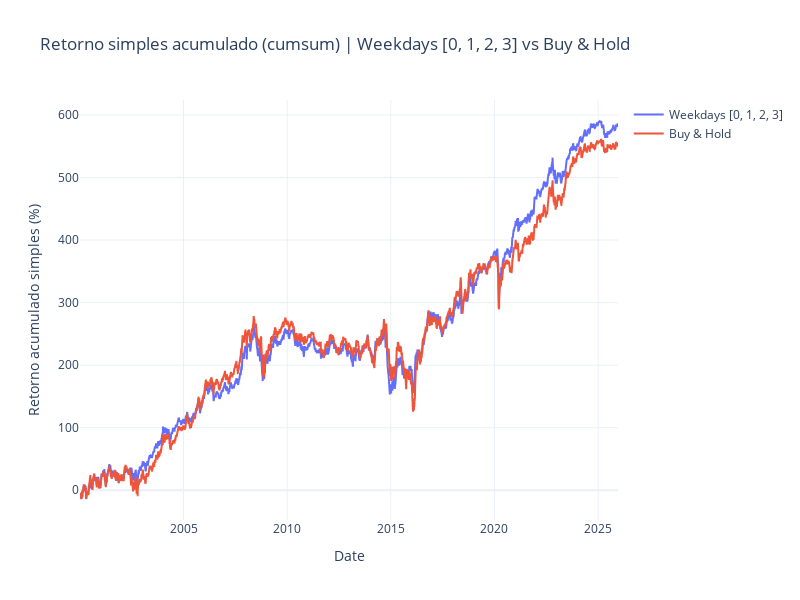

Notebook code cell kept with this figure:
### Code cell
# =========================
# DIAS DA SEMANA
# =========================
weekdays_selected = [0, 1, 2, 3,]

df_plot = df.copy()
df_plot = df_plot.dropna(subset=["ret"])

# Retorno filtrado por weekday
df_plot["ret_filtered"] = np.where(
    df_plot["weekday"].isin(weekdays_selected),
    df_plot["ret"],
    0
)

# Retorno simples acumulado (cumsum)
df_plot["cum_filtered"] = df_plot["ret_filtered"].cumsum()
df_plot["cum_bh"] = df_plot["ret"].cumsum()

fig = go.Figure()

# Estratégia filtrada
fig.add_trace(
    go.Scatter(
        x=df_plot.index,
        y=df_plot["cum_filtered"] * 100,
        mode="lines",
        name=f"Weekdays {weekdays_selected}",
        line=dict(width=2)
    )
)

# Buy & Hold
fig.add_trace(
    go.Scatter(
        x=df_plot.index,
        y=df_plot["cum_bh"] * 100,
        mode="lines",
        name="Buy & Hold",
        line=dict(width=2)
    )
)

fig.update_layout(
    title=f"Retorno simples acumulado (cumsum) | Weekdays {weekdays_selected} vs Buy & Hold",
    xaxis_title="Date",
    yaxis_title="Retorno acumulado simples (%)",
    template="plotly_white",
    height=600,
    width=800
)

fig.show()

### Figure 1 — Plotly figure (JSON) as saved in the notebook; plotly's stock layout.template omitted (floating-point values rounded to 4 significant figures; data arrays with more than 128 entries replaced by an {"elided": "..."} marker saying what was removed)
{"data": [{"line": {"width": 2}, "mode": "lines", "name": "Weekdays [0, 1, 2, 3]", "type": "scatter", "x": {"elided": "6518 str values"}, "y": {"elided": "6518 float values"}}, {"line": {"width": 2}, "mode": "lines", "name": "Buy & Hold", "type": "scatter", "x": {"elided": "6518 str values"}, "y": {"elided": "6518 float values"}}], "layout": {"height": 600, "title": {"text": "Retorno simples acumulado (cumsum) | Weekdays [0, 1, 2, 3] vs Buy & Hold"}, "width": 800, "xaxis": {"title": {"text": "Date"}}, "yaxis": {"title": {"text": "Retorno acumulado simples (%)"}}}}
